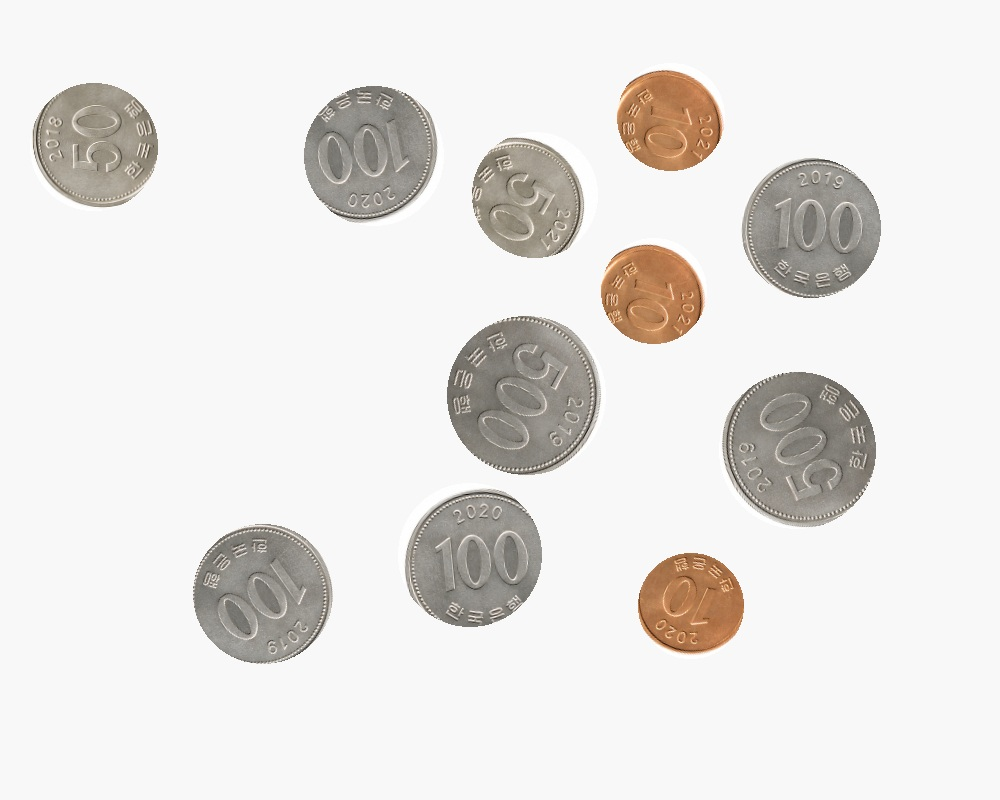
#> input picture 05_miniproject/images/coins/20261107_B_004.jpg, 1000 x 800 px
$ python '01_동전분석백업.py'
#> lines starting #> are read from the running program, lines starting #| are printed output that depends on the picture; after the words box and inside, x2 and y2 are one past the last pixel; in counts of white or black regions, pixels touching at a corner belong together
#> further down, image is the input picture: shape (800, 1000, 3); mean B, G, R 226.1, 228.6, 231.1

import cv2
import numpy as np


# ------------------------------------------------
# 이미지 분석 함수
# ------------------------------------------------
def analyze_image(image):
    # 이미지 전처리
    # - 그레이스케일
    gray = cv2.cvtColor(image, cv2.COLOR_BGR2GRAY)
    # - 블러
    blur = cv2.GaussianBlur(gray, (5, 5), 0)
    # - OTSU 이진화
    threshold, otsu = cv2.threshold(
        blur, 0, 255,
        cv2.THRESH_BINARY_INV + cv2.THRESH_OTSU)
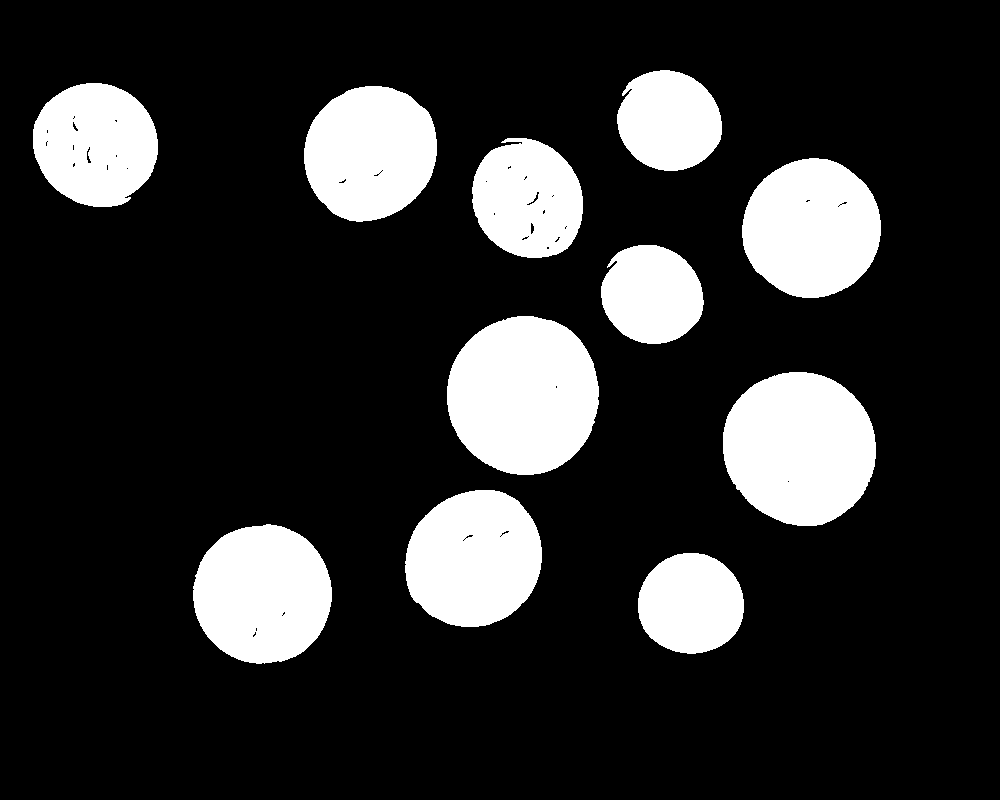
#> otsu: shape (800, 1000); 18% white; 11 white regions, largest, box (x1, y1, x2, y2) and area: (447, 316, 599, 475) 19047, (723, 372, 876, 526) 18495, (193, 524, 332, 664) 15204
#> threshold = 195
    # - 모폴로지
    kernel = np.ones((5, 5), dtype=np.uint8)
    morph = cv2.morphologyEx(otsu, cv2.MORPH_CLOSE, kernel)
#> morph: shape (800, 1000); 18% white; 11 white regions

    # 윤곽선 검출
    contours, hierarchy = cv2.findContours(
        morph, cv2.RETR_EXTERNAL,
        cv2.CHAIN_APPROX_SIMPLE
    )
#> contours = 11 contours; largest, box (x1, y1, x2, y2) and area: (447, 316, 599, 475) 18835, (723, 372, 876, 526) 18277, (193, 524, 332, 664) 15029, (742, 158, 881, 298) 14922, (405, 490, 542, 627) 14570

    # 사본 생성
    result = image.copy()

    # 글자 설정
    font = cv2.FONT_HERSHEY_SIMPLEX
    font_scale = 0.7
    thickness = 2

    # 동전 집계 및 분석 데이터 초기화
    coin_count = 0
    total_price = 0
    coin_list = []

    # 동전별 특징 추출 및 금액 판별
    for contour in contours:

        # 면적 계산 및 작은 노이즈 제외
        area = cv2.contourArea(contour)
        if area < 1000:
            continue
        coin_count += 1

        # 동전 둘레 및 크기 계산
        perimeter = cv2.arcLength(contour, True)
        x, y, w, h = cv2.boundingRect(contour)

        # 동전의 중심 좌표 계산
        m = cv2.moments(contour)
        if m["m00"] != 0:
            cx = int(m["m10"] / m["m00"])
            cy = int(m["m01"] / m["m00"])
        else:
            cx = x + w // 2
            cy = y + h // 2

        # 동전 영역 추출
        mask = np.zeros(gray.shape, dtype=np.uint8)
        cv2.drawContours(mask, [contour], -1, 255, -1)
        condition = mask == 255
        coin_pixels = gray[condition]

        # 동전 영역의 평균 밝기 및 표준편차 계산
        brightness = np.mean(coin_pixels)
        brightness_std = np.std(coin_pixels)

        # 동전 금액 및 사각형 색상 판별
        if area < 9500:
            price = 10
            color = (0, 0, 255)
        elif area < 13000:
            price = 50
            color = (255, 0, 0)
        elif area < 16500:
            price = 100
            color = (0, 255, 0)
        else:
            price = 500
            color = (0, 255, 255)

        # 동전 검출 영역 표시
        cv2.rectangle(result, (x, y), (x + w, y + h), color, 2)

        # 동전별 금액 표시
        text = f"{price}"

        (tw, th), baseline = cv2.getTextSize(
            text, font, font_scale, thickness
        )
        tx = x + (w // 2) - (tw // 2)
        ty = y - 10
        cv2.putText(result, text, (tx, ty),
                    font, font_scale, (0, 0, 0), thickness)

        # 전체 금액 누적
        total_price += price

        # 동전별 특징 데이터
        coin_info = {
            "coin_id": coin_count,
            "center_x": cx, "center_y": cy,
            "width": w, "height": h,
            "area": round(area, 2),
            "perimeter": round(perimeter, 2),
            "brightness": round(float(brightness), 2),
            "brightness_std": round(float(brightness_std), 2),
            "price": price
        }
        # 전체 동전 리스트에 추가
        coin_list.append(coin_info)
#> this loop made 11 passes
#> (area, perimeter, x, y, w, h, cx, cy) on passes 1 to 8: (8297, 340.9, 638, 553, 106, 101, 690, 603), (15029, 459.1, 193, 524, 139, 140, 262, 593), (14569.5, 454.4, 405, 490, 137, 137, 473, 558), (18277, 509.2, 723, 372, 153, 154, 799, 447), (18835, 513.7, 447, 316, 152, 159, 523, 394), (7819, 332.9, 601, 245, 103, 99, 651, 294), (14922, 457.9, 742, 158, 139, 140, 811, 227), (10299, 385, 472, 138, 111, 120, 527, 198)
#> pass 1, in analyze_image, `condition = mask == 255`:
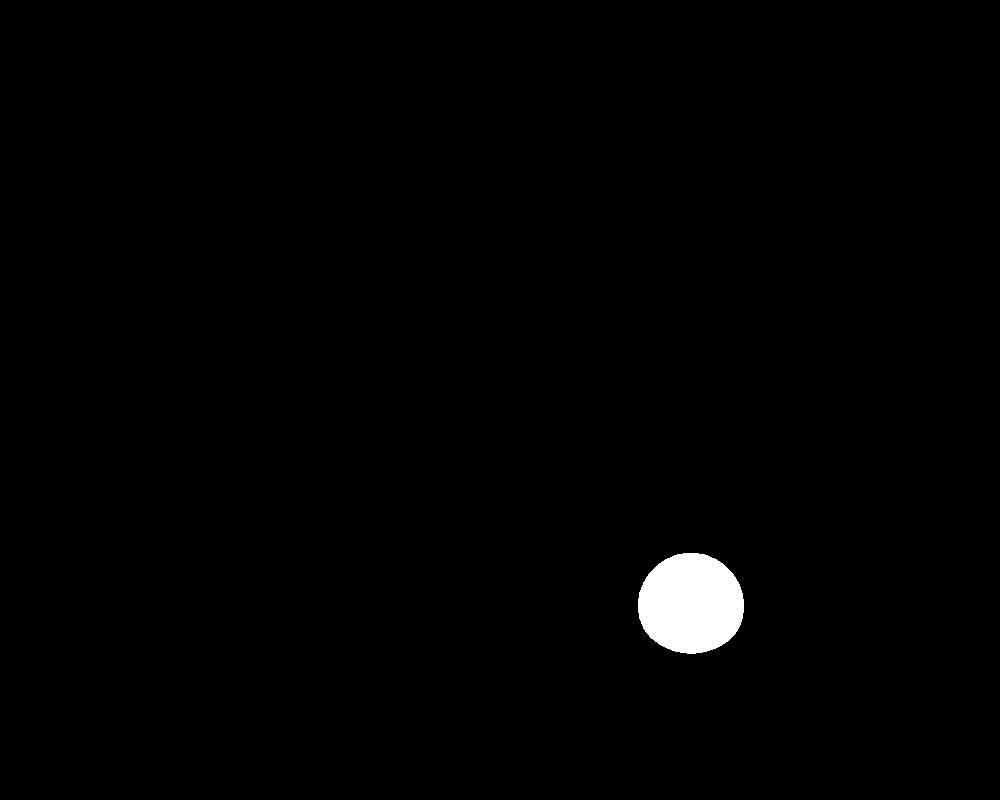
#> condition: shape (800, 1000) bool; 1.1% white; 1 white region, box (x1, y1, x2, y2) and area: (638, 553, 744, 654) 8444
#> after the loop:
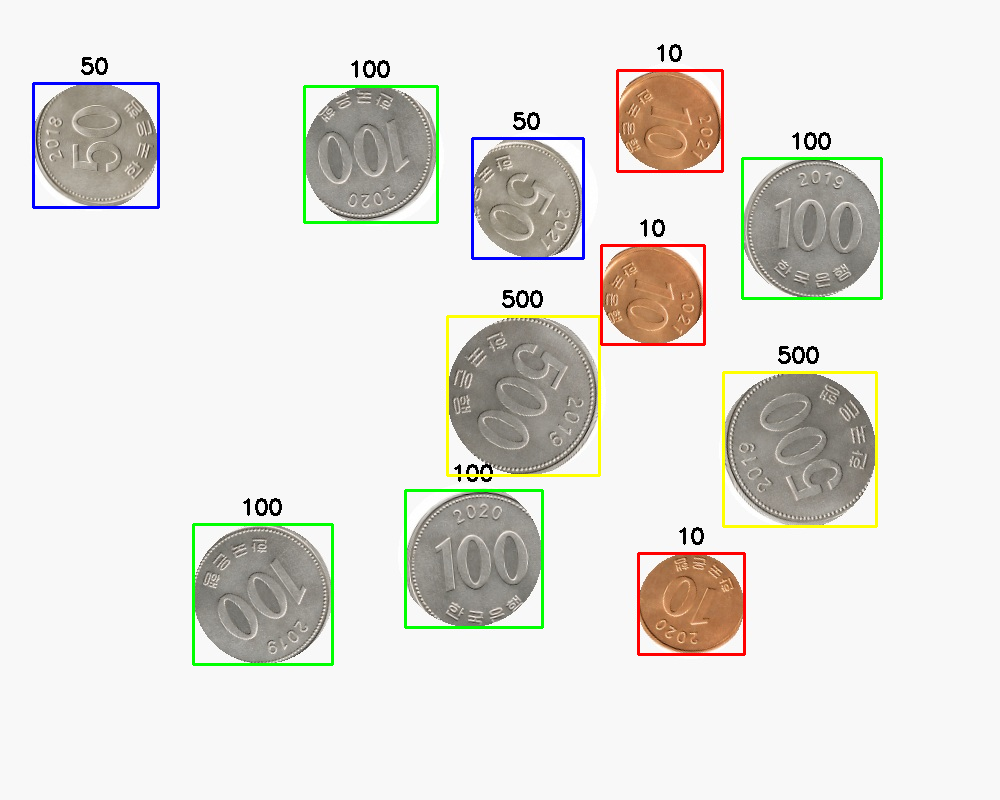
#> result: shape (800, 1000, 3); 2.47% of pixels changed, all inside (x1, y1, x2, y2) = (32, 44, 883, 666)
#> after the loop, coin_count = 11; coin_list = 11 items; total_price = 1530

    # 전체 동전 개수 및 금액 표시
    cv2.putText(result, f"{coin_count}", (10, 30),
                font, font_scale, (0, 0, 0), thickness)
#> result: shape (800, 1000, 3); 0.02% of pixels changed, all inside (x1, y1, x2, y2) = (13, 14, 34, 32)
    cv2.putText(result, f"{total_price:,} KRW", (10, 50),
                font, font_scale, (0, 0, 0), thickness)
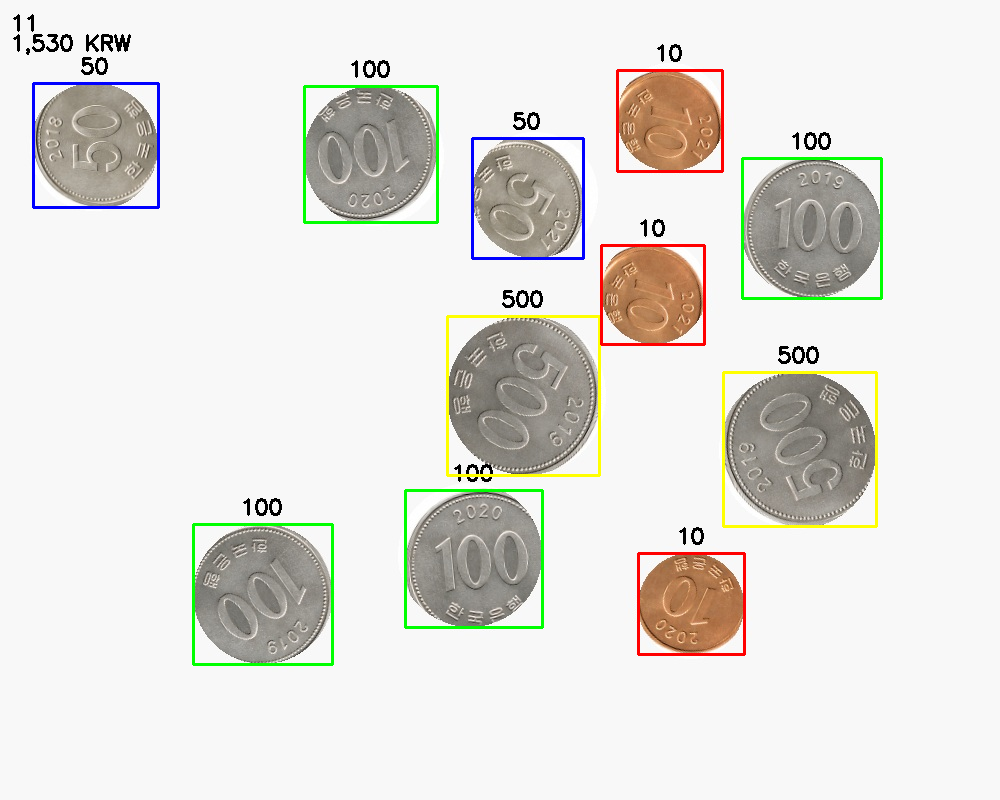
#> result: shape (800, 1000, 3); mean B, G, R 220.8, 225.7, 227.1

    return result, coin_list


# ------------------------------------------------
# 프로그램 실행
# ------------------------------------------------

# 이미지 불러오기
filename = "20261107_B_004.jpg"
image = cv2.imread(f"./images/coins/{filename}")
if image is None:
    print("이미지를 읽을 수 없습니다.")
    exit(1)

# 원본 이미지
cv2.imshow(filename, image)

# 이미지 분석 함수 호출
result, coin_list = analyze_image(image)
#> coin_list = 11 items
coin_count = len(coin_list)
#> coin_count = 11

# 전체 금액 및 금액별 동전 개수 집계
total_price = 0
coin_counts = {10: 0, 50: 0, 100: 0, 500: 0}

for coin in coin_list:
    price = coin["price"]
    total_price += price
    coin_counts[price] += 1
#> this loop made 11 passes
#> (price, total_price) on passes 1 to 8: (10, 10), (100, 110), (100, 210), (500, 710), (500, 1210), (10, 1220), (100, 1320), (50, 1370)
#> after the loop, coin_counts = {10: 3, 50: 2, 100: 4, 500: 2}; total_price = 1530

# 동전별 특징 데이터 출력
for coin in coin_list:
    print(coin)
#> this loop made 11 passes
#| {'coin_id': 1, 'center_x': 690, 'center_y': 603, 'width': 106, 'height': 101, 'area': 8297.0, 'perimeter': 340.88, 'brightness': 133.72, 'brightness_std': 20.14, 'price': 10}
#| {'coin_id': 2, 'center_x': 262, 'center_y': 593, 'width': 139, 'height': 140, 'area': 15029.0, 'perimeter': 459.1, 'brightness': 144.75, 'brightness_std': 22.88, 'price': 100}
#| {'coin_id': 3, 'center_x': 473, 'center_y': 558, 'width': 137, 'height': 137, 'area': 14569.5, 'perimeter': 454.37, 'brightness': 143.9, 'brightness_std': 23.27, 'price': 100}
#| {'coin_id': 4, 'center_x': 799, 'center_y': 447, 'width': 153, 'height': 154, 'area': 18277.0, 'perimeter': 509.24, 'brightness': 138.04, 'brightness_std': 24.03, 'price': 500}
#| {'coin_id': 5, 'center_x': 523, 'center_y': 394, 'width': 152, 'height': 159, 'area': 18835.0, 'perimeter': 513.73, 'brightness': 138.05, 'brightness_std': 24.21, 'price': 500}
#> (further printed lines are left out)
print("〓" * 70)

# 전체 동전 개수 및 금액 출력
print(f"검사 파일 : {filename}")
print(f"검출된 동전 개수 : {coin_count}개")
#| 검출된 동전 개수 : 11개
print(f"전체 동전 금액 : {total_price:,}원")
#| 전체 동전 금액 : 1,530원

# 금액별 동전 개수 출력
for key in coin_counts:
    print(f"{key}원 : {coin_counts[key]}개")
#> this loop made 4 passes
#> key on passes 1 to 4: 10, 50, 100, 500
#> (printed output is left out)

# 최종 분석 결과 이미지 출력
cv2.imshow("result", result)

cv2.waitKey(0)
cv2.destroyAllWindows()
